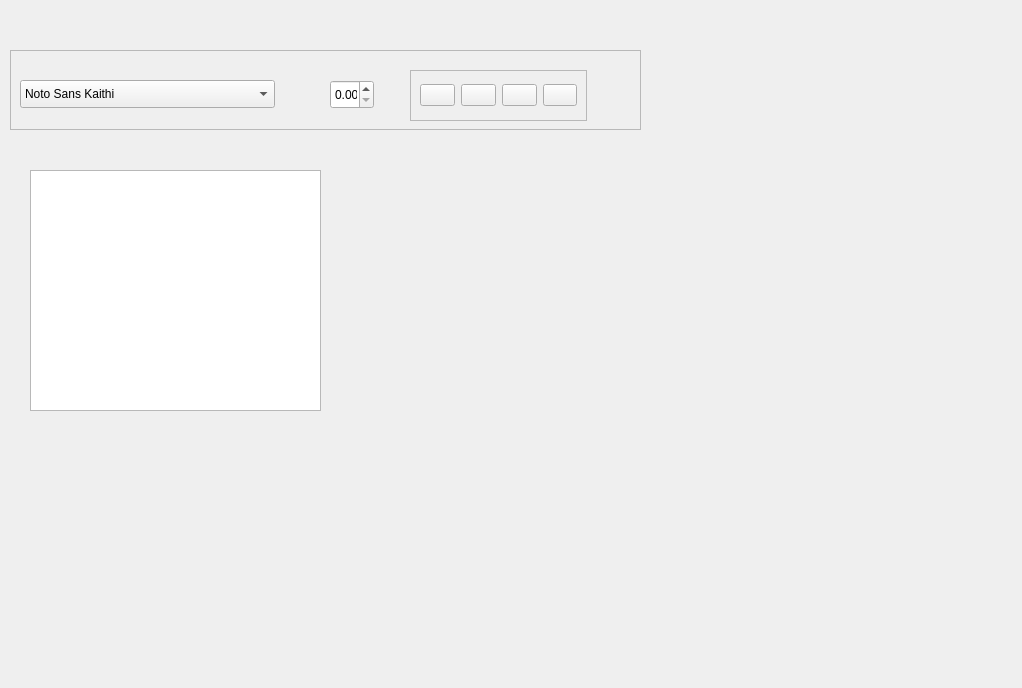
<?xml version="1.0" encoding="UTF-8"?>
<ui version="4.0">
 <class>EditorForm</class>
 <widget class="QWidget" name="EditorForm">
  <property name="geometry">
   <rect>
    <x>0</x>
    <y>0</y>
    <width>1022</width>
    <height>688</height>
   </rect>
  </property>
  <property name="windowTitle">
   <string>Form</string>
  </property>
  <widget class="QTextEdit" name="textEdit">
   <property name="geometry">
    <rect>
     <x>30</x>
     <y>170</y>
     <width>291</width>
     <height>241</height>
    </rect>
   </property>
  </widget>
  <widget class="QFrame" name="toolFrame">
   <property name="geometry">
    <rect>
     <x>10</x>
     <y>50</y>
     <width>631</width>
     <height>80</height>
    </rect>
   </property>
   <property name="frameShape">
    <enum>QFrame::Shape::StyledPanel</enum>
   </property>
   <property name="frameShadow">
    <enum>QFrame::Shadow::Raised</enum>
   </property>
   <widget class="QFontComboBox" name="fontCombo">
    <property name="geometry">
     <rect>
      <x>10</x>
      <y>30</y>
      <width>255</width>
      <height>28</height>
     </rect>
    </property>
    <property name="editable">
     <bool>false</bool>
    </property>
    <property name="currentIndex">
     <number>172</number>
    </property>
   </widget>
   <widget class="QDoubleSpinBox" name="textSpin">
    <property name="geometry">
     <rect>
      <x>320</x>
      <y>30</y>
      <width>44</width>
      <height>29</height>
     </rect>
    </property>
   </widget>
   <widget class="QFrame" name="formatFrame">
    <property name="geometry">
     <rect>
      <x>400</x>
      <y>20</y>
      <width>177</width>
      <height>51</height>
     </rect>
    </property>
    <property name="frameShape">
     <enum>QFrame::Shape::StyledPanel</enum>
    </property>
    <property name="frameShadow">
     <enum>QFrame::Shadow::Raised</enum>
    </property>
    <layout class="QHBoxLayout" name="horizontalLayout">
     <item>
      <widget class="QPushButton" name="boldButton">
       <property name="text">
        <string/>
       </property>
       <property name="icon">
        <iconset theme="QIcon::ThemeIcon::FormatTextBold"/>
       </property>
      </widget>
     </item>
     <item>
      <widget class="QPushButton" name="italicsButton">
       <property name="text">
        <string/>
       </property>
       <property name="icon">
        <iconset theme="QIcon::ThemeIcon::FormatTextItalic"/>
       </property>
      </widget>
     </item>
     <item>
      <widget class="QPushButton" name="underlineButton">
       <property name="text">
        <string/>
       </property>
       <property name="icon">
        <iconset theme="QIcon::ThemeIcon::FormatTextUnderline"/>
       </property>
      </widget>
     </item>
     <item>
      <widget class="QPushButton" name="strikeButton">
       <property name="text">
        <string/>
       </property>
       <property name="icon">
        <iconset theme="QIcon::ThemeIcon::FormatTextStrikethrough"/>
       </property>
      </widget>
     </item>
    </layout>
   </widget>
  </widget>
 </widget>
 <resources/>
 <connections/>
</ui>
